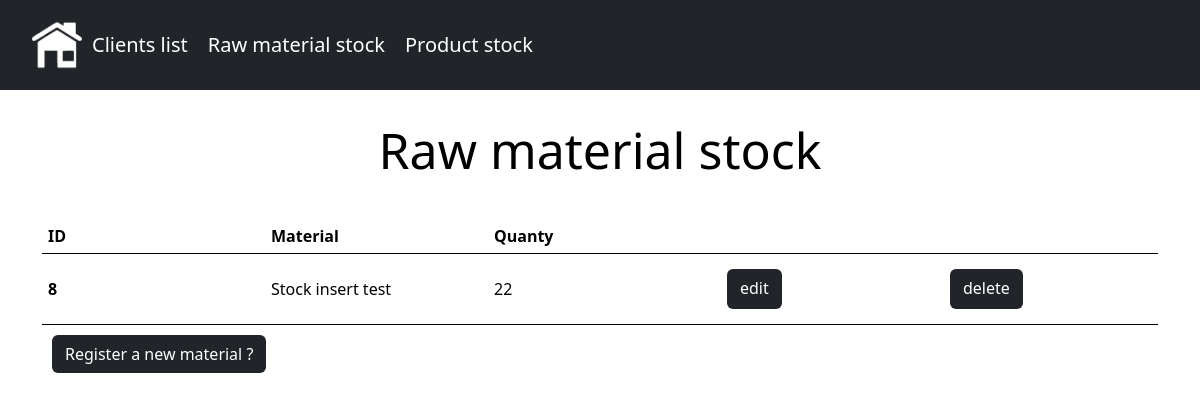
Page /stock/ on the earlier database version.
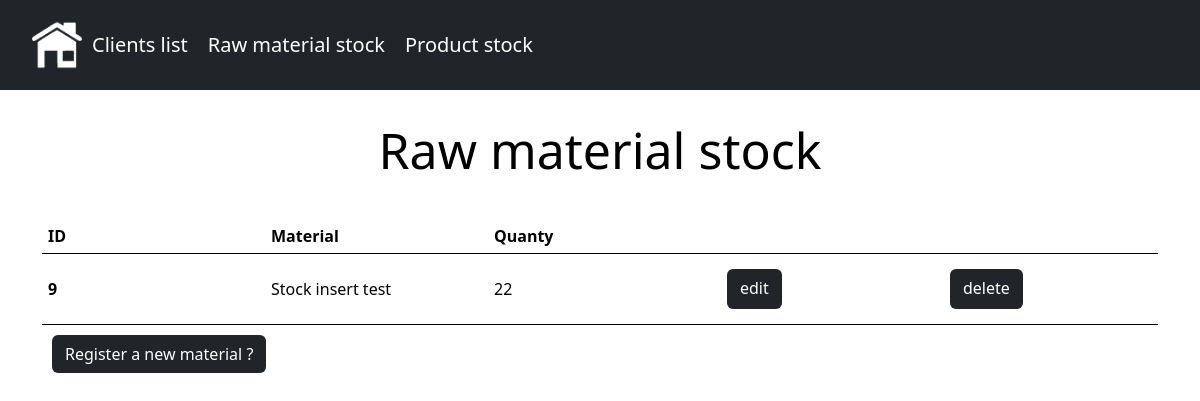
Same page on the later database version.
### main/models.py (models this page shows)
class Stock (models.Model):
    materia = models.CharField(max_length=100, null=False, blank=False)
    quanty = models.IntegerField(null=False, blank=False)

### main/views.py (the view)
# urls.py: path('stock/', StockListView.as_view(), name='stock_list'),
class StockListView(ListView):
    model = Stock

### main/templates/main/stock_list.html (shortened to what this page needs)
{% extends "base.html" %}
    {% block content %}
        <h1 class="bigtext" style="padding:30px;">Raw material stock</h1>
        <section class="table_component">
            {% if stock_list %}
                <table class="glass">
                    <thead>
                        <tr>
                            <th scope="col">ID</th>
                            <th scope="col">Material</th>
                            <th scope="col">Quanty</th>
                            <th scope="col"></th>
                            <th scope="col"></th>
                        </tr>
                    </thead>
                    <tbody>
                        {% for stock in stock_list %}
                            <tr>
                                <th scope="row">{{ stock.pk }}</th>
                                <td>{{ stock.materia }}</td>
                                <td>{{ stock.quanty }}</td>
                                <td><a href="update/{{ stock.pk }}" class="btn bg-dark font text-white" style="height:40px;">edit</a></td>
                                <td><a href="{% url 'stock_delete' pk=stock.pk%}" class="btn bg-dark font text-white" style="height:40px;"> delete</a></td>
                            </tr>
                        {% endfor %}
                    </tbody>
                </table>
            {% endif %}
        </section>
        <a href="{% url 'stock_create'%}" class="btn bg-dark font text-white">Register a new material ?</a>
{% endblock %}

Differences in the rows shown:
removed Stock: pk "8", materia "Stock insert test", quanty "22"
added Stock: pk "9", materia "Stock insert test", quanty "22"
